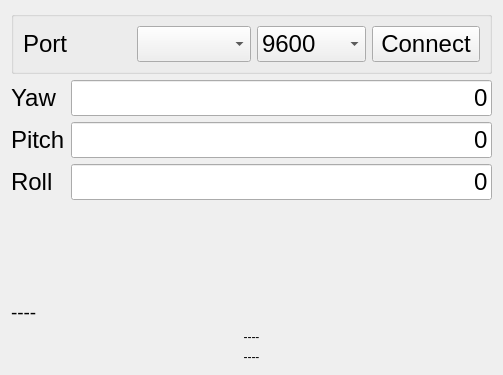
<?xml version="1.0" encoding="UTF-8"?>
<ui version="4.0">
 <class>QtVLCApp</class>
 <widget class="QWidget" name="QtVLCApp">
  <property name="geometry">
   <rect>
    <x>0</x>
    <y>0</y>
    <width>503</width>
    <height>375</height>
   </rect>
  </property>
  <property name="windowTitle">
   <string>Form</string>
  </property>
  <layout class="QGridLayout" name="gridLayout">
   <item row="3" column="0">
    <spacer name="verticalSpacer">
     <property name="orientation">
      <enum>Qt::Vertical</enum>
     </property>
     <property name="sizeHint" stdset="0">
      <size>
       <width>20</width>
       <height>251</height>
      </size>
     </property>
    </spacer>
   </item>
   <item row="7" column="0" colspan="2">
    <widget class="QLabel" name="lbBuild">
     <property name="text">
      <string>----</string>
     </property>
     <property name="alignment">
      <set>Qt::AlignCenter</set>
     </property>
    </widget>
   </item>
   <item row="5" column="0" colspan="2">
    <widget class="QLabel" name="lbVersion">
     <property name="text">
      <string>----</string>
     </property>
     <property name="alignment">
      <set>Qt::AlignCenter</set>
     </property>
    </widget>
   </item>
   <item row="0" column="0" colspan="2">
    <layout class="QHBoxLayout" name="horizontalLayout_4">
     <item>
      <layout class="QVBoxLayout" name="verticalLayout_4">
       <item>
        <widget class="QGroupBox" name="bxSerial_2">
         <property name="title">
          <string/>
         </property>
         <layout class="QGridLayout" name="gridLayout_3">
          <item row="0" column="2">
           <widget class="QComboBox" name="cbBaudRate">
            <property name="font">
             <font>
              <pointsize>18</pointsize>
             </font>
            </property>
            <item>
             <property name="text">
              <string>9600</string>
             </property>
            </item>
            <item>
             <property name="text">
              <string>14400</string>
             </property>
            </item>
            <item>
             <property name="text">
              <string>57600</string>
             </property>
            </item>
            <item>
             <property name="text">
              <string>115200</string>
             </property>
            </item>
           </widget>
          </item>
          <item row="0" column="0">
           <widget class="QLabel" name="label_6">
            <property name="font">
             <font>
              <pointsize>18</pointsize>
             </font>
            </property>
            <property name="text">
             <string>Port</string>
            </property>
           </widget>
          </item>
          <item row="0" column="1">
           <widget class="QComboBox" name="cbSerialPort">
            <property name="font">
             <font>
              <pointsize>18</pointsize>
             </font>
            </property>
           </widget>
          </item>
          <item row="0" column="3">
           <widget class="QPushButton" name="btSerial">
            <property name="font">
             <font>
              <pointsize>18</pointsize>
             </font>
            </property>
            <property name="text">
             <string>Connect</string>
            </property>
           </widget>
          </item>
         </layout>
        </widget>
       </item>
       <item>
        <layout class="QHBoxLayout" name="horizontalLayout_5">
         <item>
          <layout class="QVBoxLayout" name="verticalLayout_5">
           <item>
            <widget class="QLabel" name="label_7">
             <property name="font">
              <font>
               <pointsize>18</pointsize>
              </font>
             </property>
             <property name="text">
              <string>Yaw</string>
             </property>
            </widget>
           </item>
           <item>
            <widget class="QLabel" name="label_8">
             <property name="font">
              <font>
               <pointsize>18</pointsize>
              </font>
             </property>
             <property name="text">
              <string>Pitch</string>
             </property>
            </widget>
           </item>
           <item>
            <widget class="QLabel" name="label_9">
             <property name="font">
              <font>
               <pointsize>18</pointsize>
              </font>
             </property>
             <property name="text">
              <string>Roll</string>
             </property>
            </widget>
           </item>
          </layout>
         </item>
         <item>
          <layout class="QVBoxLayout" name="verticalLayout_6">
           <item>
            <widget class="QLineEdit" name="tbYaw">
             <property name="font">
              <font>
               <pointsize>18</pointsize>
              </font>
             </property>
             <property name="text">
              <string>0</string>
             </property>
             <property name="alignment">
              <set>Qt::AlignRight|Qt::AlignTrailing|Qt::AlignVCenter</set>
             </property>
             <property name="readOnly">
              <bool>true</bool>
             </property>
            </widget>
           </item>
           <item>
            <widget class="QLineEdit" name="tbPitch">
             <property name="font">
              <font>
               <pointsize>18</pointsize>
              </font>
             </property>
             <property name="text">
              <string>0</string>
             </property>
             <property name="alignment">
              <set>Qt::AlignRight|Qt::AlignTrailing|Qt::AlignVCenter</set>
             </property>
             <property name="readOnly">
              <bool>true</bool>
             </property>
            </widget>
           </item>
           <item>
            <widget class="QLineEdit" name="tbRoll">
             <property name="font">
              <font>
               <pointsize>18</pointsize>
              </font>
             </property>
             <property name="text">
              <string>0</string>
             </property>
             <property name="alignment">
              <set>Qt::AlignRight|Qt::AlignTrailing|Qt::AlignVCenter</set>
             </property>
             <property name="readOnly">
              <bool>true</bool>
             </property>
            </widget>
           </item>
          </layout>
         </item>
        </layout>
       </item>
      </layout>
     </item>
    </layout>
   </item>
   <item row="4" column="0">
    <widget class="QLabel" name="lbStatus">
     <property name="font">
      <font>
       <pointsize>14</pointsize>
      </font>
     </property>
     <property name="text">
      <string>----</string>
     </property>
    </widget>
   </item>
  </layout>
 </widget>
 <resources/>
 <connections/>
</ui>
